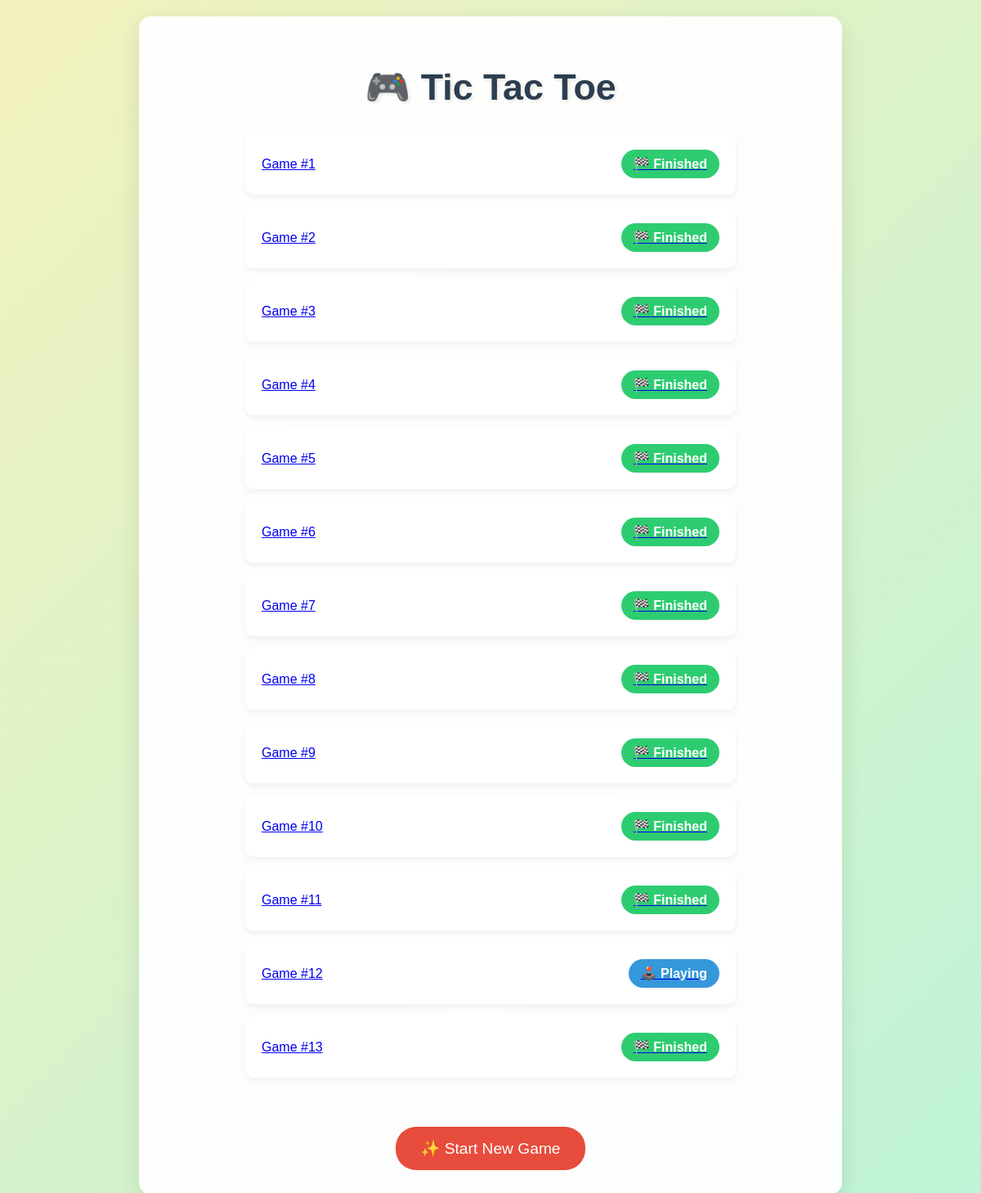
The page / on the database its author committed.
### game/models.py (models this page shows, shortened)
class Game(models.Model):
    board = models.CharField(max_length=9, default='         ')  # 3x3 board
    current_player = models.CharField(max_length=1, default='X')
    winner = models.CharField(max_length=1, null=True, blank=True)
    is_over = models.BooleanField(default=False)
    created_at = models.DateTimeField(auto_now_add=True)

### game/views.py (the view)
# urls.py: path('', views.home, name='home'),
def home(request):
    games = Game.objects.all()
    return render(request, 'game/home.html', {'games': games})

### game/templates/game/home.html (shortened to what this page needs)
{% load static %}
<!DOCTYPE html>
<html>
<head>
</head>
<body>
    <div class="container">
        <h1>🎮 Tic Tac Toe</h1>
        <div class="game-list">
            {% for game in games %}
                <a href="{% url 'game' game.id %}" class="game-card">
                    <span>Game #{{ game.id }}</span>
                    <span class="game-status {% if game.is_over %}status-finished{% else %}status-ongoing{% endif %}">
                        {% if game.is_over %}
                            🏁 Finished
                        {% else %}
                            🕹️ Playing
                        {% endif %}
                    </span>
                </a>
            {% empty %}
                <p>No games yet! Start a new one! 🚀</p>
            {% endfor %}
        </div>
        <a href="{% url 'new_game' %}" class="new-game-btn">✨ Start New Game</a>
    </div>
</body>
</html>

### game/templates/game/home.html (style rules this page uses)
body { font-family: 'Arial', sans-serif; background: linear-gradient(135deg, #f5f7fa 0%, #c3cfe2 100%); min-height: 100vh; margin: 0; padding: 20px; text-align: center; transition: background 0.5s ease; }
.container { max-width: 800px; margin: 0 auto; padding: 30px; background: rgba(255, 255, 255, 0.95); border-radius: 15px; box-shadow: 0 10px 30px rgba(0,0,0,0.1); }
h1 { color: #2c3e50; font-size: 2.8em; margin-bottom: 30px; text-shadow: 2px 2px 4px rgba(0,0,0,0.1); animation: fadeIn 0.5s ease-in; }
.game-list { display: grid; gap: 15px; margin: 30px auto; max-width: 600px; }
.game-card { background: white; padding: 20px; border-radius: 10px; display: flex; justify-content: space-between; align-items: center; transition: all 0.3s ease; box-shadow: 0 4px 6px rgba(0,0,0,0.05); }
.game-status { font-weight: bold; padding: 8px 15px; border-radius: 20px; }
.status-ongoing { background: #3498db; color: white; }
.status-finished { background: #2ecc71; color: white; }
.new-game-btn { display: inline-block; margin-top: 30px; padding: 15px 30px; background: #e74c3c; color: white; text-decoration: none; border-radius: 25px; font-size: 1.2em; transition: all 0.3s ease; }

### rows shown on the page
Game: id "1", is_over "🏁 Finished"
Game: id "2", is_over "🏁 Finished"
Game: id "3", is_over "🏁 Finished"
Game: id "4", is_over "🏁 Finished"
Game: id "5", is_over "🏁 Finished"
Game: id "6", is_over "🏁 Finished"
Game: id "7", is_over "🏁 Finished"
Game: id "8", is_over "🏁 Finished"
Game: id "9", is_over "🏁 Finished"
Game: id "10", is_over "🏁 Finished"
Game: id "11", is_over "🏁 Finished"
Game: id "12", is_over "🕹️ Playing"
Game: id "13", is_over "🏁 Finished"
